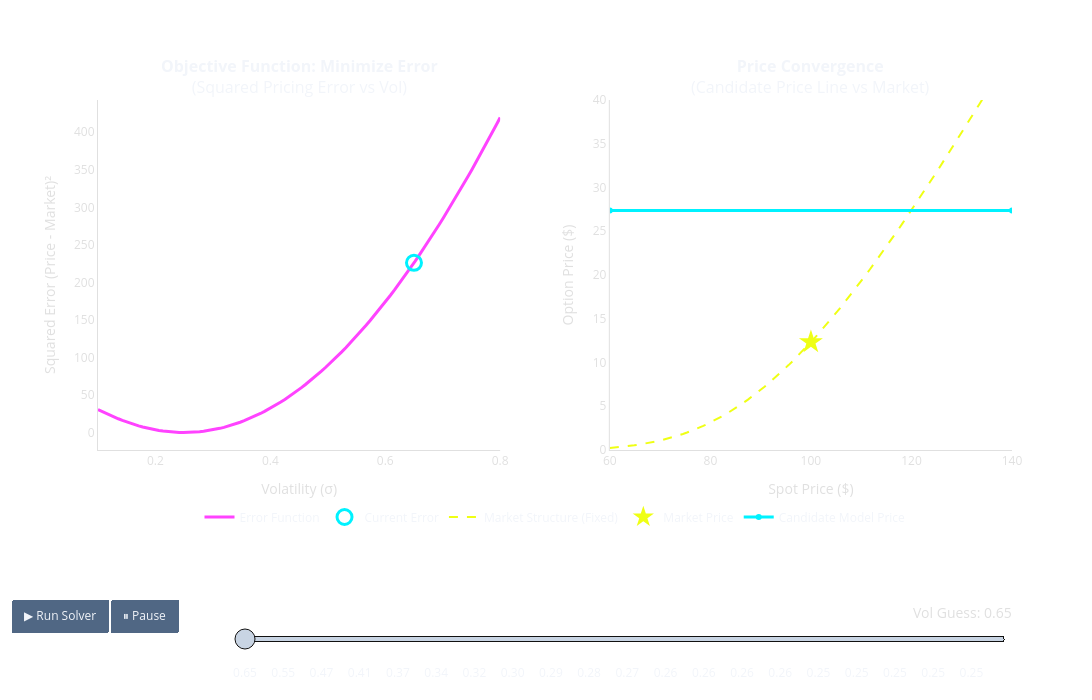

The code cell stored with this chart in its notebook:
### Markdown cell above
#### 2.) 📈 Black-Scholes Implied Volatility

Where do we get the inputs of our function from?  Well, the law of supply and demand will create them in equilibrium in the market.  Wait, then why do we need a pricing function at all?  The market should produce an equilibrium price by the law of supply and demand.

Let's revisit our parameters and model equation to see what we have available...

$
 C_t(S_0, K, T, r, \sigma) = S_0 N(d_1) - K e^{-rT} N(d_2)
$

The 5 Inputs (6 being the output or option price) to the Black-Scholes Model
 
 1. **Spot Price ($S$):** ✅
 2. **Strike Price ($K$):** ✅
 3. **Time to Maturity ($T$):** ✅
 4. **Risk-Free Rate ($r$):** ✅
 5. **Volatility ($\sigma$):** ❌
 6. **Option Price ($C_t$):** ✅

 Now our model price looks something like this:

$
 C_t(✅, ✅, ✅, ✅, ❌) = ✅
$

In other words, we know everything, including the option price!  But what should volatility be?  

We can solve for it by trying out different volatilities until we can match the market price!  This is a minimization problem from calculus...

 $$
 \sigma_{\mathrm{imp}} = \underset{\sigma}{\operatorname{argmin}} \; \left| C_{\text{BS}}(S_0, K, T, r, \sigma) - C_{\text{market}} \right|
 $$
Remember, we know everything but the volatility, when we solve for it, we will get the volatility required by the market to reproduce current option prices!

 $$
 \sigma_{\mathrm{imp}} = \underset{\sigma}{\operatorname{argmin}} \; \left| C_{\text{BS}}(✅, ✅, ✅, ✅, ❌) - ✅ \right|
 $$

 We can solve this minimization technique numerically...

### Code cell
import numpy as np
import plotly.graph_objects as go
from plotly.subplots import make_subplots
from scipy.stats import norm

# --- 1. Parameters & Market Truth ---
S0 = 100        # Current Spot Price
K = 100         # Strike Price (ATM)
T = 1.0         # Time to maturity
r = 0.05        # Risk-free rate

# The "True" Market parameters
true_vol = 0.25 
# Calculate the fixed "Market Price" target
market_price = (S0 * norm.cdf((np.log(S0/K) + (r + 0.5*true_vol**2)*T)/(true_vol*np.sqrt(T)))) - \
               (K * np.exp(-r*T) * norm.cdf((np.log(S0/K) + (r + 0.5*true_vol**2)*T)/(true_vol*np.sqrt(T)) - true_vol*np.sqrt(T)))

# Solver settings (Slower Animation)
start_vol = 0.65   
n_frames = 100     # INCREASED for smoother slow motion

# --- 2. Helper Functions ---
def black_scholes_call(S, K, T, r, sigma):
    d1 = (np.log(S / K) + (r + 0.5 * sigma ** 2) * T) / (sigma * np.sqrt(T))
    d2 = d1 - sigma * np.sqrt(T)
    return (S * norm.cdf(d1)) - (K * np.exp(-r * T) * norm.cdf(d2))

# --- 3. Data Generation ---

# A. Left Plot Data (Error Function)
vol_range = np.linspace(0.1, 0.8, 100)
model_prices = np.array([black_scholes_call(S0, K, T, r, v) for v in vol_range])
error_values = (model_prices - market_price)**2

# B. Right Plot Data (Fixed BS Curve)
S_range = np.linspace(60, 140, 100)
bs_curve_true = black_scholes_call(S_range, K, T, r, true_vol)

# C. Animation Path (Slower Decay)
steps = np.arange(n_frames)
decay_rate = 0.06 # Slower decay rate
simulated_vols = true_vol + (start_vol - true_vol) * np.exp(-decay_rate * steps)

# --- 4. Visual Styling ---
off_white = "#e0e0e0"
neon_cyan = "#00f2ff"    
neon_pink = "#ff43ff"    
neon_yellow = "#efff14"  
grid_color = "rgba(255,255,255,0.1)"

# --- 5. Figure Setup ---
fig = make_subplots(
    rows=1, cols=2,
    subplot_titles=(
        "<b>Objective Function: Minimize Error</b><br>(Squared Pricing Error vs Vol)", 
        "<b>Price Convergence</b><br>(Candidate Price Line vs Market)"
    ),
    horizontal_spacing=0.12
)

# === INITIAL TRACES ===
# Left: Error Curve (Static)
fig.add_trace(go.Scatter(x=vol_range, y=error_values, name="Error Function",
                         line=dict(color=neon_pink, width=3)), row=1, col=1)

# Left: Solver Ball (Dynamic)
initial_error = (black_scholes_call(S0, K, T, r, start_vol) - market_price)**2
fig.add_trace(go.Scatter(x=[start_vol], y=[initial_error], name="Current Error",
                         mode='markers', marker=dict(color=neon_cyan, size=15, symbol='circle-open', line=dict(width=3))), row=1, col=1)

# Right: Fixed BS Curve (Static)
fig.add_trace(go.Scatter(x=S_range, y=bs_curve_true, name="Market Structure (Fixed)",
                         line=dict(color=neon_yellow, width=2, dash='dash')), row=1, col=2)

# Right: Market Price Star (Static)
fig.add_trace(go.Scatter(x=[S0], y=[market_price], name="Market Price",
                         mode='markers', marker=dict(color=neon_yellow, size=18, symbol='star')), row=1, col=2)

# Right: Candidate Price Line (Dynamic)
initial_model_price = black_scholes_call(S0, K, T, r, start_vol)
fig.add_trace(go.Scatter(x=[S_range[0], S_range[-1]], y=[initial_model_price, initial_model_price], 
                         name="Candidate Model Price",
                         line=dict(color=neon_cyan, width=3)), row=1, col=2)

# --- 6. Animation Frames ---
frames = []
slider_steps = []

for i, vol_i in enumerate(simulated_vols):
    current_price = black_scholes_call(S0, K, T, r, vol_i)
    current_error = (current_price - market_price)**2
    
    frame_name = f"f{i}"
    
    frames.append(go.Frame(
        data=[
            # Update Ball
            go.Scatter(x=[vol_i], y=[current_error], mode='markers', marker=dict(color=neon_cyan, size=15, symbol='circle-open', line=dict(width=3))),
            # Update Line
            go.Scatter(x=[S_range[0], S_range[-1]], y=[current_price, current_price], line=dict(color=neon_cyan, width=3)),
        ],
        name=frame_name,
        traces=[1, 4] 
    ))
    
    step = {
        "args": [[frame_name], {"frame": {"duration": 0, "redraw": False}, "mode": "immediate", "fromcurrent": True}],
        "label": f"{vol_i:.2f}",
        "method": "animate"
    }
    slider_steps.append(step)

fig.frames = frames

# --- 7. Layout Adjustments ---
fig.update_layout(
    template="plotly_dark",
    paper_bgcolor='rgba(0,0,0,0)',
    plot_bgcolor='rgba(0,0,0,0)',
    height=700, width=1200,
    
    # Increased bottom margin to fit Legend -> Slider -> Buttons
    margin=dict(t=100, b=200),
    
    # 1. LEGEND POSITION (Below charts, above slider)
    # y coordinate is relative to the plot area. Negative values push it down.
    legend=dict(
        orientation="h", 
        y=-0.15, 
        x=0.5, 
        xanchor="center",
        yanchor="top"
    ),
    
    updatemenus=[{
        "type": "buttons",
        "buttons": [
            {
                "label": "▶ Run Solver",
                "method": "animate",
                # 2. SLOWER ANIMATION: duration=60 (was 20)
                "args": [None, {"frame": {"duration": 60, "redraw": False}, "fromcurrent": True}]
            },
            {
                "label": "⏸ Pause",
                "method": "animate",
                "args": [[None], {"frame": {"duration": 0, "redraw": False}, "mode": "immediate", "fromcurrent": True}]
            }
        ],
        "direction": "left",
        "pad": {"r": 10, "t": 10},
        "showactive": False,
        "x": 0.1,
        "xanchor": "right",
        # Push buttons down below the legend and slider
        "y": -0.4, 
        "yanchor": "top"
    }],
    
    sliders=[{
        "active": 0,
        "yanchor": "top",
        "xanchor": "left",
        "currentvalue": {
            "font": {"size": 14, "color": off_white},
            "prefix": "Vol Guess: ",
            "visible": True,
            "xanchor": "right"
        },
        "transition": {"duration": 0},
        # Push slider down below the legend
        "pad": {"b": 10, "t": 10},
        "len": 0.85,
        "x": 0.15,
        "y": -0.4, 
        "steps": slider_steps
    }]
)

axis_style = dict(
    showgrid=True, gridcolor=grid_color,
    tickfont=dict(color=off_white), linecolor=off_white,
    zeroline=False, title_font=dict(color=off_white)
)

fig.update_xaxes(axis_style, title_text="Volatility (σ)", row=1, col=1)
fig.update_yaxes(axis_style, title_text="Squared Error (Price - Market)²", row=1, col=1)

fig.update_xaxes(axis_style, range=[60, 140], title_text="Spot Price ($)", row=1, col=2)
fig.update_yaxes(axis_style, range=[0, 40], title_text="Option Price ($)", row=1, col=2)

fig.show()

### Figure 1 — Plotly figure (JSON) as saved in the notebook; plotly's stock layout.template omitted (floating-point values rounded to 4 significant figures)
{"data": [{"line": {"color": "#ff43ff", "width": 3}, "name": "Error Function", "type": "scatter", "x": [0.1, 0.1071, 0.1141, 0.1212, 0.1283, 0.1354, 0.1424, 0.1495, 0.1566, 0.1636, 0.1707, 0.1778, 0.1848, 0.1919, 0.199, 0.2061, 0.2131, 0.2202, 0.2273, 0.2343, 0.2414, 0.2485, 0.2556, 0.2626, 0.2697, 0.2768, 0.2838, 0.2909, 0.298, 0.3051, 0.3121, 0.3192, 0.3263, 0.3333, 0.3404, 0.3475, 0.3545, 0.3616, 0.3687, 0.3758, 0.3828, 0.3899, 0.397, 0.404, 0.4111, 0.4182, 0.4253, 0.4323, 0.4394, 0.4465, 0.4535, 0.4606, 0.4677, 0.4747, 0.4818, 0.4889, 0.496, 0.503, 0.5101, 0.5172, 0.5242, 0.5313, 0.5384, 0.5455, 0.5525, 0.5596, 0.5667, 0.5737, 0.5808, 0.5879, 0.5949, 0.602, 0.6091, 0.6162, 0.6232, 0.6303, 0.6374, 0.6444, 0.6515, 0.6586, 0.6657, 0.6727, 0.6798, 0.6869, 0.6939, 0.701, 0.7081, 0.7152, 0.7222, 0.7293, 0.7364, 0.7434, 0.7505, 0.7576, 0.7646, 0.7717, 0.7788, 0.7859, 0.7929, 0.8], "xaxis": "x", "y": [30.59, 27.95, 25.39, 22.92, 20.56, 18.31, 16.17, 14.16, 12.27, 10.51, 8.877, 7.379, 6.016, 4.789, 3.699, 2.748, 1.937, 1.267, 0.7377, 0.3504, 0.1055, 0.003287, 0.04422, 0.2286, 0.5565, 1.028, 1.644, 2.404, 3.307, 4.355, 5.547, 6.883, 8.363, 9.987, 11.75, 13.67, 15.72, 17.92, 20.26, 22.74, 25.37, 28.14, 31.05, 34.1, 37.3, 40.64, 44.11, 47.73, 51.49, 55.39, 59.43, 63.61, 67.93, 72.38, 76.98, 81.71, 86.58, 91.59, 96.74, 102.0, 107.4, 113.0, 118.7, 124.5, 130.5, 136.5, 142.8, 149.1, 155.6, 162.2, 169.0, 175.9, 182.9, 190.0, 197.3, 204.7, 212.3, 219.9, 227.7, 235.6, 243.7, 251.8, 260.1, 268.5, 277.1, 285.7, 294.5, 303.4, 312.5, 321.6, 330.9, 340.3, 349.8, 359.4, 369.2, 379.0, 389.0, 399.1, 409.3, 419.6], "yaxis": "y"}, {"marker": {"color": "#00f2ff", "line": {"width": 3}, "size": 15, "symbol": "circle-open"}, "mode": "markers", "name": "Current Error", "type": "scatter", "x": [0.65], "xaxis": "x", "y": [226.0], "yaxis": "y"}, {"line": {"color": "#efff14", "dash": "dash", "width": 2}, "name": "Market Structure (Fixed)", "type": "scatter", "x": [60.0, 60.81, 61.62, 62.42, 63.23, 64.04, 64.85, 65.66, 66.46, 67.27, 68.08, 68.89, 69.7, 70.51, 71.31, 72.12, 72.93, 73.74, 74.55, 75.35, 76.16, 76.97, 77.78, 78.59, 79.39, 80.2, 81.01, 81.82, 82.63, 83.43, 84.24, 85.05, 85.86, 86.67, 87.47, 88.28, 89.09, 89.9, 90.71, 91.52, 92.32, 93.13, 93.94, 94.75, 95.56, 96.36, 97.17, 97.98, 98.79, 99.6, 100.4, 101.2, 102.0, 102.8, 103.6, 104.4, 105.3, 106.1, 106.9, 107.7, 108.5, 109.3, 110.1, 110.9, 111.7, 112.5, 113.3, 114.1, 114.9, 115.8, 116.6, 117.4, 118.2, 119.0, 119.8, 120.6, 121.4, 122.2, 123.0, 123.8, 124.6, 125.5, 126.3, 127.1, 127.9, 128.7, 129.5, 130.3, 131.1, 131.9, 132.7, 133.5, 134.3, 135.2, 136.0, 136.8, 137.6, 138.4, 139.2, 140.0], "xaxis": "x2", "y": [0.2402, 0.2768, 0.3178, 0.3634, 0.4139, 0.4697, 0.5311, 0.5985, 0.6723, 0.7526, 0.84, 0.9347, 1.037, 1.147, 1.266, 1.393, 1.53, 1.675, 1.83, 1.995, 2.169, 2.354, 2.549, 2.755, 2.972, 3.199, 3.438, 3.688, 3.95, 4.223, 4.507, 4.803, 5.111, 5.43, 5.761, 6.103, 6.457, 6.823, 7.201, 7.589, 7.99, 8.401, 8.824, 9.257, 9.702, 10.16, 10.62, 11.1, 11.59, 12.08, 12.59, 13.11, 13.63, 14.17, 14.71, 15.27, 15.83, 16.4, 16.98, 17.57, 18.17, 18.77, 19.38, 20.0, 20.63, 21.26, 21.9, 22.54, 23.2, 23.86, 24.52, 25.19, 25.87, 26.55, 27.23, 27.93, 28.62, 29.32, 30.03, 30.74, 31.45, 32.17, 32.89, 33.62, 34.35, 35.08, 35.82, 36.56, 37.3, 38.04, 38.79, 39.54, 40.3, 41.05, 41.81, 42.57, 43.33, 44.1, 44.86, 45.63], "yaxis": "y2"}, {"marker": {"color": "#efff14", "size": 18, "symbol": "star"}, "mode": "markers", "name": "Market Price", "type": "scatter", "x": [100], "xaxis": "x2", "y": [12.34], "yaxis": "y2"}, {"line": {"color": "#00f2ff", "width": 3}, "name": "Candidate Model Price", "type": "scatter", "x": [60, 140], "xaxis": "x2", "y": [27.37, 27.37], "yaxis": "y2"}], "layout": {"annotations": [{"font": {"size": 16}, "showarrow": false, "text": "<b>Objective Function: Minimize Error</b><br>(Squared Pricing Error vs Vol)", "x": 0.22, "xanchor": "center", "xref": "paper", "y": 1, "yanchor": "bottom", "yref": "paper"}, {"font": {"size": 16}, "showarrow": false, "text": "<b>Price Convergence</b><br>(Candidate Price Line vs Market)", "x": 0.78, "xanchor": "center", "xref": "paper", "y": 1, "yanchor": "bottom", "yref": "paper"}], "height": 700, "legend": {"orientation": "h", "x": 0.5, "xanchor": "center", "y": -0.15, "yanchor": "top"}, "margin": {"b": 200, "t": 100}, "paper_bgcolor": "rgba(0,0,0,0)", "plot_bgcolor": "rgba(0,0,0,0)", "sliders": [{"active": 0, "currentvalue": {"font": {"color": "#e0e0e0", "size": 14}, "prefix": "Vol Guess: ", "visible": true, "xanchor": "right"}, "len": 0.85, "pad": {"b": 10, "t": 10}, "steps": [{"args": [["f0"], {"frame": {"duration": 0, "redraw": false}, "fromcurrent": true, "mode": "immediate"}], "label": "0.65", "method": "animate"}, {"args": [["f1"], {"frame": {"duration": 0, "redraw": false}, "fromcurrent": true, "mode": "immediate"}], "label": "0.63", "method": "animate"}, {"args": [["f2"], {"frame": {"duration": 0, "redraw": false}, "fromcurrent": true, "mode": "immediate"}], "label": "0.60", "method": "animate"}, {"args": [["f3"], {"frame": {"duration": 0, "redraw": false}, "fromcurrent": true, "mode": "immediate"}], "label": "0.58", "method": "animate"}, {"args": [["f4"], {"frame": {"duration": 0, "redraw": false}, "fromcurrent": true, "mode": "immediate"}], "label": "0.56", "method": "animate"}, {"args": [["f5"], {"frame": {"duration": 0, "redraw": false}, "fromcurrent": true, "mode": "immediate"}], "label": "0.55", "method": "animate"}, {"args": [["f6"], {"frame": {"duration": 0, "redraw": false}, "fromcurrent": true, "mode": "immediate"}], "label": "0.53", "method": "animate"}, {"args": [["f7"], {"frame": {"duration": 0, "redraw": false}, "fromcurrent": true, "mode": "immediate"}], "label": "0.51", "method": "animate"}, {"args": [["f8"], {"frame": {"duration": 0, "redraw": false}, "fromcurrent": true, "mode": "immediate"}], "label": "0.50", "method": "animate"}, {"args": [["f9"], {"frame": {"duration": 0, "redraw": false}, "fromcurrent": true, "mode": "immediate"}], "label": "0.48", "method": "animate"}, {"args": [["f10"], {"frame": {"duration": 0, "redraw": false}, "fromcurrent": true, "mode": "immediate"}], "label": "0.47", "method": "animate"}, {"args": [["f11"], {"frame": {"duration": 0, "redraw": false}, "fromcurrent": true, "mode": "immediate"}], "label": "0.46", "method": "animate"}, {"args": [["f12"], {"frame": {"duration": 0, "redraw": false}, "fromcurrent": true, "mode": "immediate"}], "label": "0.44", "method": "animate"}, {"args": [["f13"], {"frame": {"duration": 0, "redraw": false}, "fromcurrent": true, "mode": "immediate"}], "label": "0.43", "method": "animate"}, {"args": [["f14"], {"frame": {"duration": 0, "redraw": false}, "fromcurrent": true, "mode": "immediate"}], "label": "0.42", "method": "animate"}, {"args": [["f15"], {"frame": {"duration": 0, "redraw": false}, "fromcurrent": true, "mode": "immediate"}], "label": "0.41", "method": "animate"}, {"args": [["f16"], {"frame": {"duration": 0, "redraw": false}, "fromcurrent": true, "mode": "immediate"}], "label": "0.40", "method": "animate"}, {"args": [["f17"], {"frame": {"duration": 0, "redraw": false}, "fromcurrent": true, "mode": "immediate"}], "label": "0.39", "method": "animate"}, {"args": [["f18"], {"frame": {"duration": 0, "redraw": false}, "fromcurrent": true, "mode": "immediate"}], "label": "0.39", "method": "animate"}, {"args": [["f19"], {"frame": {"duration": 0, "redraw": false}, "fromcurrent": true, "mode": "immediate"}], "label": "0.38", "method": "animate"}, {"args": [["f20"], {"frame": {"duration": 0, "redraw": false}, "fromcurrent": true, "mode": "immediate"}], "label": "0.37", "method": "animate"}, {"args": [["f21"], {"frame": {"duration": 0, "redraw": false}, "fromcurrent": true, "mode": "immediate"}], "label": "0.36", "method": "animate"}, {"args": [["f22"], {"frame": {"duration": 0, "redraw": false}, "fromcurrent": true, "mode": "immediate"}], "label": "0.36", "method": "animate"}, {"args": [["f23"], {"frame": {"duration": 0, "redraw": false}, "fromcurrent": true, "mode": "immediate"}], "label": "0.35", "method": "animate"}, {"args": [["f24"], {"frame": {"duration": 0, "redraw": false}, "fromcurrent": true, "mode": "immediate"}], "label": "0.34", "method": "animate"}, {"args": [["f25"], {"frame": {"duration": 0, "redraw": false}, "fromcurrent": true, "mode": "immediate"}], "label": "0.34", "method": "animate"}, {"args": [["f26"], {"frame": {"duration": 0, "redraw": false}, "fromcurrent": true, "mode": "immediate"}], "label": "0.33", "method": "animate"}, {"args": [["f27"], {"frame": {"duration": 0, "redraw": false}, "fromcurrent": true, "mode": "immediate"}], "label": "0.33", "method": "animate"}, {"args": [["f28"], {"frame": {"duration": 0, "redraw": false}, "fromcurrent": true, "mode": "immediate"}], "label": "0.32", "method": "animate"}, {"args": [["f29"], {"frame": {"duration": 0, "redraw": false}, "fromcurrent": true, "mode": "immediate"}], "label": "0.32", "method": "animate"}, {"args": [["f30"], {"frame": {"duration": 0, "redraw": false}, "fromcurrent": true, "mode": "immediate"}], "label": "0.32", "method": "animate"}, {"args": [["f31"], {"frame": {"duration": 0, "redraw": false}, "fromcurrent": true, "mode": "immediate"}], "label": "0.31", "method": "animate"}, {"args": [["f32"], {"frame": {"duration": 0, "redraw": false}, "fromcurrent": true, "mode": "immediate"}], "label": "0.31", "method": "animate"}, {"args": [["f33"], {"frame": {"duration": 0, "redraw": false}, "fromcurrent": true, "mode": "immediate"}], "label": "0.31", "method": "animate"}, {"args": [["f34"], {"frame": {"duration": 0, "redraw": false}, "fromcurrent": true, "mode": "immediate"}], "label": "0.30", "method": "animate"}, {"args": [["f35"], {"frame": {"duration": 0, "redraw": false}, "fromcurrent": true, "mode": "immediate"}], "label": "0.30", "method": "animate"}, {"args": [["f36"], {"frame": {"duration": 0, "redraw": false}, "fromcurrent": true, "mode": "immediate"}], "label": "0.30", "method": "animate"}, {"args": [["f37"], {"frame": {"duration": 0, "redraw": false}, "fromcurrent": true, "mode": "immediate"}], "label": "0.29", "method": "animate"}, {"args": [["f38"], {"frame": {"duration": 0, "redraw": false}, "fromcurrent": true, "mode": "immediate"}], "label": "0.29", "method": "animate"}, {"args": [["f39"], {"frame": {"duration": 0, "redraw": false}, "fromcurrent": true, "mode": "immediate"}], "label": "0.29", "method": "animate"}, {"args": [["f40"], {"frame": {"duration": 0, "redraw": false}, "fromcurrent": true, "mode": "immediate"}], "label": "0.29", "method": "animate"}, {"args": [["f41"], {"frame": {"duration": 0, "redraw": false}, "fromcurrent": true, "mode": "immediate"}], "label": "0.28", "method": "animate"}, {"args": [["f42"], {"frame": {"duration": 0, "redraw": false}, "fromcurrent": true, "mode": "immediate"}], "label": "0.28", "method": "animate"}, {"args": [["f43"], {"frame": {"duration": 0, "redraw": false}, "fromcurrent": true, "mode": "immediate"}], "label": "0.28", "method": "animate"}, {"args": [["f44"], {"frame": {"duration": 0, "redraw": false}, "fromcurrent": true, "mode": "immediate"}], "label": "0.28", "method": "animate"}, {"args": [["f45"], {"frame": {"duration": 0, "redraw": false}, "fromcurrent": true, "mode": "immediate"}], "label": "0.28", "method": "animate"}, {"args": [["f46"], {"frame": {"duration": 0, "redraw": false}, "fromcurrent": true, "mode": "immediate"}], "label": "0.28", "method": "animate"}, {"args": [["f47"], {"frame": {"duration": 0, "redraw": false}, "fromcurrent": true, "mode": "immediate"}], "label": "0.27", "method": "animate"}, {"args": [["f48"], {"frame": {"duration": 0, "redraw": false}, "fromcurrent": true, "mode": "immediate"}], "label": "0.27", "method": "animate"}, {"args": [["f49"], {"frame": {"duration": 0, "redraw": false}, "fromcurrent": true, "mode": "immediate"}], "label": "0.27", "method": "animate"}, {"args": [["f50"], {"frame": {"duration": 0, "redraw": false}, "fromcurrent": true, "mode": "immediate"}], "label": "0.27", "method": "animate"}, {"args": [["f51"], {"frame": {"duration": 0, "redraw": false}, "fromcurrent": true, "mode": "immediate"}], "label": "0.27", "method": "animate"}, {"args": [["f52"], {"frame": {"duration": 0, "redraw": false}, "fromcurrent": true, "mode": "immediate"}], "label": "0.27", "method": "animate"}, {"args": [["f53"], {"frame": {"duration": 0, "redraw": false}, "fromcurrent": true, "mode": "immediate"}], "label": "0.27", "method": "animate"}, {"args": [["f54"], {"frame": {"duration": 0, "redraw": false}, "fromcurrent": true, "mode": "immediate"}], "label": "0.27", "method": "animate"}, {"args": [["f55"], {"frame": {"duration": 0, "redraw": false}, "fromcurrent": true, "mode": "immediate"}], "label": "0.26", "method": "animate"}, {"args": [["f56"], {"frame": {"duration": 0, "redraw": false}, "fromcurrent": true, "mode": "immediate"}], "label": "0.26", "method": "animate"}, {"args": [["f57"], {"frame": {"duration": 0, "redraw": false}, "fromcurrent": true, "mode": "immediate"}], "label": "0.26", "method": "animate"}, {"args": [["f58"], {"frame": {"duration": 0, "redraw": false}, "fromcurrent": true, "mode": "immediate"}], "label": "0.26", "method": "animate"}, {"args": [["f59"], {"frame": {"duration": 0, "redraw": false}, "fromcurrent": true, "mode": "immediate"}], "label": "0.26", "method": "animate"}, {"args": [["f60"], {"frame": {"duration": 0, "redraw": false}, "fromcurrent": true, "mode": "immediate"}], "label": "0.26", "method": "animate"}, {"args": [["f61"], {"frame": {"duration": 0, "redraw": false}, "fromcurrent": true, "mode": "immediate"}], "label": "0.26", "method": "animate"}, {"args": [["f62"], {"frame": {"duration": 0, "redraw": false}, "fromcurrent": true, "mode": "immediate"}], "label": "0.26", "method": "animate"}, {"args": [["f63"], {"frame": {"duration": 0, "redraw": false}, "fromcurrent": true, "mode": "immediate"}], "label": "0.26", "method": "animate"}, {"args": [["f64"], {"frame": {"duration": 0, "redraw": false}, "fromcurrent": true, "mode": "immediate"}], "label": "0.26", "method": "animate"}, {"args": [["f65"], {"frame": {"duration": 0, "redraw": false}, "fromcurrent": true, "mode": "immediate"}], "label": "0.26", "method": "animate"}, {"args": [["f66"], {"frame": {"duration": 0, "redraw": false}, "fromcurrent": true, "mode": "immediate"}], "label": "0.26", "method": "animate"}, {"args": [["f67"], {"frame": {"duration": 0, "redraw": false}, "fromcurrent": true, "mode": "immediate"}], "label": "0.26", "method": "animate"}, {"args": [["f68"], {"frame": {"duration": 0, "redraw": false}, "fromcurrent": true, "mode": "immediate"}], "label": "0.26", "method": "animate"}, {"args": [["f69"], {"frame": {"duration": 0, "redraw": false}, "fromcurrent": true, "mode": "immediate"}], "label": "0.26", "method": "animate"}, {"args": [["f70"], {"frame": {"duration": 0, "redraw": false}, "fromcurrent": true, "mode": "immediate"}], "label": "0.26", "method": "animate"}, {"args": [["f71"], {"frame": {"duration": 0, "redraw": false}, "fromcurrent": true, "mode": "immediate"}], "label": "0.26", "method": "animate"}, {"args": [["f72"], {"frame": {"duration": 0, "redraw": false}, "fromcurrent": true, "mode": "immediate"}], "label": "0.26", "method": "animate"}, {"args": [["f73"], {"frame": {"duration": 0, "redraw": false}, "fromcurrent": true, "mode": "immediate"}], "label": "0.26", "method": "animate"}, {"args": [["f74"], {"frame": {"duration": 0, "redraw": false}, "fromcurrent": true, "mode": "immediate"}], "label": "0.25", "method": "animate"}, {"args": [["f75"], {"frame": {"duration": 0, "redraw": false}, "fromcurrent": true, "mode": "immediate"}], "label": "0.25", "method": "animate"}, {"args": [["f76"], {"frame": {"duration": 0, "redraw": false}, "fromcurrent": true, "mode": "immediate"}], "label": "0.25", "method": "animate"}, {"args": [["f77"], {"frame": {"duration": 0, "redraw": false}, "fromcurrent": true, "mode": "immediate"}], "label": "0.25", "method": "animate"}, {"args": [["f78"], {"frame": {"duration": 0, "redraw": false}, "fromcurrent": true, "mode": "immediate"}], "label": "0.25", "method": "animate"}, {"args": [["f79"], {"frame": {"duration": 0, "redraw": false}, "fromcurrent": true, "mode": "immediate"}], "label": "0.25", "method": "animate"}, {"args": [["f80"], {"frame": {"duration": 0, "redraw": false}, "fromcurrent": true, "mode": "immediate"}], "label": "0.25", "method": "animate"}, {"args": [["f81"], {"frame": {"duration": 0, "redraw": false}, "fromcurrent": true, "mode": "immediate"}], "label": "0.25", "method": "animate"}, {"args": [["f82"], {"frame": {"duration": 0, "redraw": false}, "fromcurrent": true, "mode": "immediate"}], "label": "0.25", "method": "animate"}, {"args": [["f83"], {"frame": {"duration": 0, "redraw": false}, "fromcurrent": true, "mode": "immediate"}], "label": "0.25", "method": "animate"}, {"args": [["f84"], {"frame": {"duration": 0, "redraw": false}, "fromcurrent": true, "mode": "immediate"}], "label": "0.25", "method": "animate"}, {"args": [["f85"], {"frame": {"duration": 0, "redraw": false}, "fromcurrent": true, "mode": "immediate"}], "label": "0.25", "method": "animate"}, {"args": [["f86"], {"frame": {"duration": 0, "redraw": false}, "fromcurrent": true, "mode": "immediate"}], "label": "0.25", "method": "animate"}, {"args": [["f87"], {"frame": {"duration": 0, "redraw": false}, "fromcurrent": true, "mode": "immediate"}], "label": "0.25", "method": "animate"}, {"args": [["f88"], {"frame": {"duration": 0, "redraw": false}, "fromcurrent": true, "mode": "immediate"}], "label": "0.25", "method": "animate"}, {"args": [["f89"], {"frame": {"duration": 0, "redraw": false}, "fromcurrent": true, "mode": "immediate"}], "label": "0.25", "method": "animate"}, {"args": [["f90"], {"frame": {"duration": 0, "redraw": false}, "fromcurrent": true, "mode": "immediate"}], "label": "0.25", "method": "animate"}, {"args": [["f91"], {"frame": {"duration": 0, "redraw": false}, "fromcurrent": true, "mode": "immediate"}], "label": "0.25", "method": "animate"}, {"args": [["f92"], {"frame": {"duration": 0, "redraw": false}, "fromcurrent": true, "mode": "immediate"}], "label": "0.25", "method": "animate"}, {"args": [["f93"], {"frame": {"duration": 0, "redraw": false}, "fromcurrent": true, "mode": "immediate"}], "label": "0.25", "method": "animate"}, {"args": [["f94"], {"frame": {"duration": 0, "redraw": false}, "fromcurrent": true, "mode": "immediate"}], "label": "0.25", "method": "animate"}, {"args": [["f95"], {"frame": {"duration": 0, "redraw": false}, "fromcurrent": true, "mode": "immediate"}], "label": "0.25", "method": "animate"}, {"args": [["f96"], {"frame": {"duration": 0, "redraw": false}, "fromcurrent": true, "mode": "immediate"}], "label": "0.25", "method": "animate"}, {"args": [["f97"], {"frame": {"duration": 0, "redraw": false}, "fromcurrent": true, "mode": "immediate"}], "label": "0.25", "method": "animate"}, {"args": [["f98"], {"frame": {"duration": 0, "redraw": false}, "fromcurrent": true, "mode": "immediate"}], "label": "0.25", "method": "animate"}, {"args": [["f99"], {"frame": {"duration": 0, "redraw": false}, "fromcurrent": true, "mode": "immediate"}], "label": "0.25", "method": "animate"}], "transition": {"duration": 0}, "x": 0.15, "xanchor": "left", "y": -0.4, "yanchor": "top"}], "updatemenus": [{"buttons": [{"args": [null, {"frame": {"duration": 60, "redraw": false}, "fromcurrent": true}], "label": "▶ Run Solver", "method": "animate"}, {"args": [[null], {"frame": {"duration": 0, "redraw": false}, "fromcurrent": true, "mode": "immediate"}], "label": "⏸ Pause", "method": "animate"}], "direction": "left", "pad": {"r": 10, "t": 10}, "showactive": false, "type": "buttons", "x": 0.1, "xanchor": "right", "y": -0.4, "yanchor": "top"}], "width": 1200, "xaxis": {"anchor": "y", "domain": [0, 0.44], "gridcolor": "rgba(255,255,255,0.1)", "linecolor": "#e0e0e0", "showgrid": true, "tickfont": {"color": "#e0e0e0"}, "title": {"font": {"color": "#e0e0e0"}, "text": "Volatility (σ)"}, "zeroline": false}, "xaxis2": {"anchor": "y2", "domain": [0.56, 1], "gridcolor": "rgba(255,255,255,0.1)", "linecolor": "#e0e0e0", "range": [60, 140], "showgrid": true, "tickfont": {"color": "#e0e0e0"}, "title": {"font": {"color": "#e0e0e0"}, "text": "Spot Price ($)"}, "zeroline": false}, "yaxis": {"anchor": "x", "domain": [0, 1], "gridcolor": "rgba(255,255,255,0.1)", "linecolor": "#e0e0e0", "showgrid": true, "tickfont": {"color": "#e0e0e0"}, "title": {"font": {"color": "#e0e0e0"}, "text": "Squared Error (Price - Market)²"}, "zeroline": false}, "yaxis2": {"anchor": "x2", "domain": [0, 1], "gridcolor": "rgba(255,255,255,0.1)", "linecolor": "#e0e0e0", "range": [0, 40], "showgrid": true, "tickfont": {"color": "#e0e0e0"}, "title": {"font": {"color": "#e0e0e0"}, "text": "Option Price ($)"}, "zeroline": false}}}
